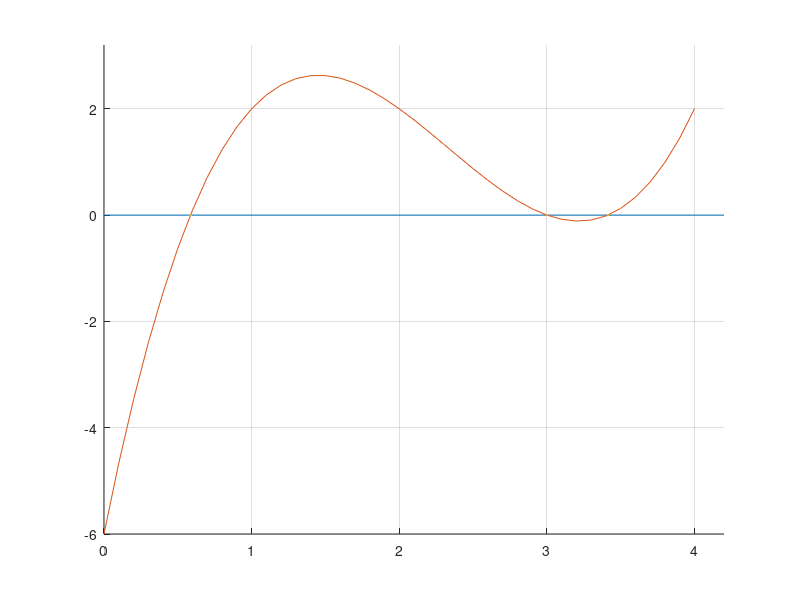

The MATLAB script that drew this image: (Note: this script raises an error after producing the figure.)
% -------------------------------------------------------------------------
% MACIUCA GLORIA - RUXANDRA
% Grupa 344
% -------------------------------------------------------------------------
% Ex_6b.m - Fisier 'script'
% -------------------------------------------------------------------------
%
% Fisier pentru plotarea graficului functiei si a solutiilor gasite prin
% aplicarea metodei Newton-Raphson
%

% Incarcarea schemei de culori 'wesColors'
% Incarcarea solutiilor ecuatiei calculate anterior
load wesColors;
load aproximariEx6b;

% Definirea functiei 'f'
% Definirea derivatei intai 'df'
% Definirea derivatei a doua 'ddf'
f = @(x) x.^3 -7 .* x.^2 + 14 .* x - 6;
df = @(x) 3.*x.^2 - 14 .* x + 14;
ddf = @(x) 6 .* x - 14;

% Crearea vectorului axaX cu valori in intervalul [0, 4]
% Crearea vectorului axaY cu valori f(axaX)
axaX = 0:0.1:4;
axaY = f(axaX);

% Crearea unei figuri pentru modificari ulterioare
fNR = figure('Name', 'Metoda Newton-Raphson', 'NumberTitle', 'off');
set (fNR, 'Color', 'White');

axis ( [0 4.2 -6 3.2] );        % Definirea limitelor axelox
hold on;
grid on;
axaOx = plot (xlim, [0 0]);     % Plotare axa Ox
grafic = plot (axaX, axaY);     % Plotare graficul functiei
aproximari = plot (xAprox(1:length(xAprox)), f(xAprox(1:length(xAprox))), ...
    '.');                       % Plotare solutii gasite

% Modificari si adaugiri pentru afisare
g =gca;
g.GridColor = wesColors(4, :);
set (gca, 'FontSize', 8, 'FontName', 'Consolas');
set (gca, 'Box', 'off');
set (gca, 'TickDir', 'out', 'XTick', [0:5], 'YTick', [-6:2:4]);
set (grafic, 'LineStyle', '-', 'LineWidth', 0.8, 'Color', 'Black');
set (axaOx, 'LineStyle', ':', 'LineWidth', 0.5, 'Color', wesColors(4, :));
set (aproximari, 'Marker', 'o', 'MarkerFaceColor', wesColors(4, :), ...
    'MarkerEdgeColor', 'Black', 'MarkerSize', 7.0);

% Adaugare de text specific fiecarui marker
for i = 1 : length(xAprox)
    x = xAprox(i);
    y = f(xAprox(i));
    mesajMarker = sprintf (strcat ('(', num2str (x, 5), ',\n', num2str (y, 1), ')'));
    textMarker = text (x+i/100, y - 0.4, mesajMarker, ...
        'FontName', 'Consolas', 'FontSize', 7);
end

% Adaugare de titlu si indicatii pentru axele Ox si Oy
title ('{\bfGraficul functiei} {\itf(x) = x^3 - 7*x^2 + 14*x - 6}', ...
    'FontName', 'Consolas', 'FontSize', 11.5, 'FontWeight', 'Normal');
xlabel ('x', 'FontName', 'Consolas', 'FontSize', 10, 'FontWeight', 'Bold');
ylabel ('f(x)', 'FontName', 'Consolas', 'FontSize', 10, 'FontWeight', 'Bold');